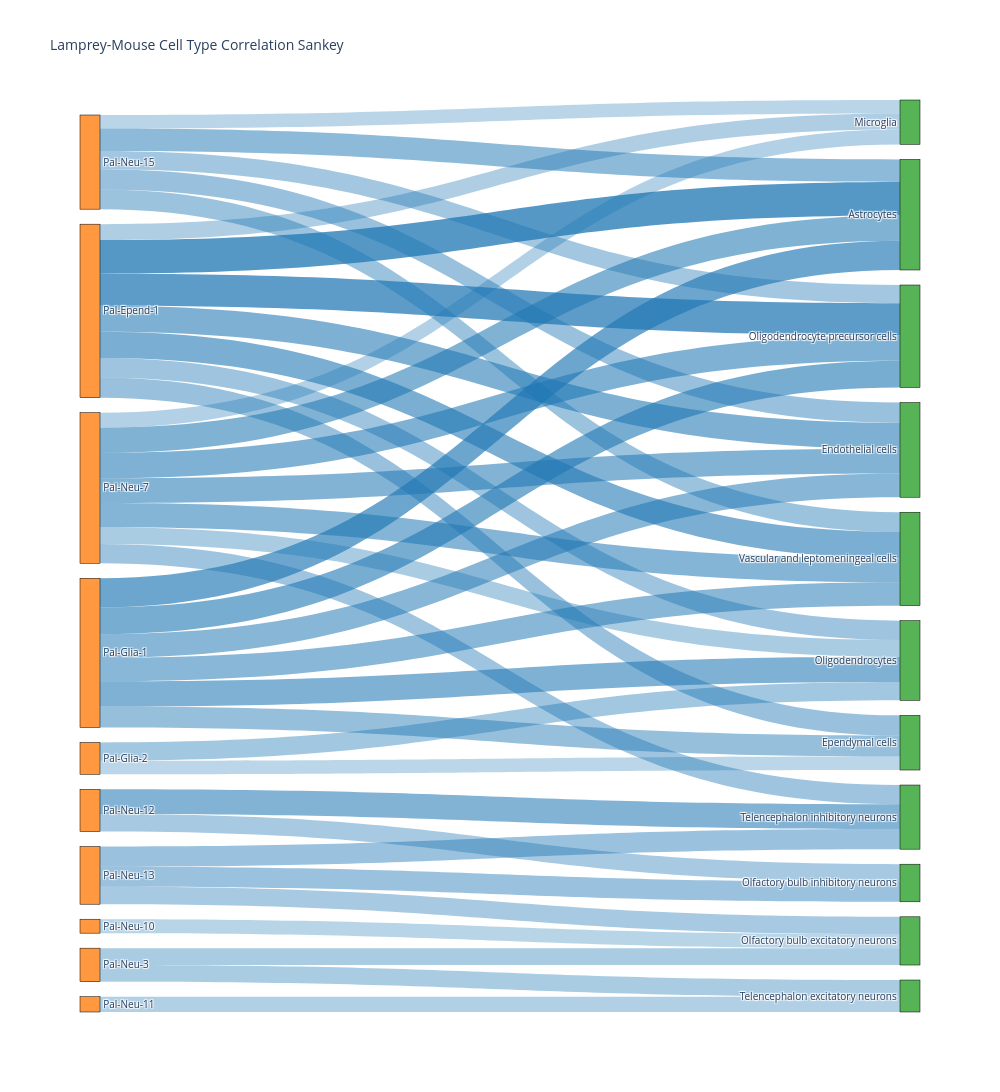

The notebook cell saved with this chart:
### Code cell
fig = plot_sankey_from_corr(corr_matrix, threshold=0.3, )
fig.write_html('/data/work/22.fusemap/05.stereoalign/02.scvi/02.cortex/01_20251223/cortex_1.html')
